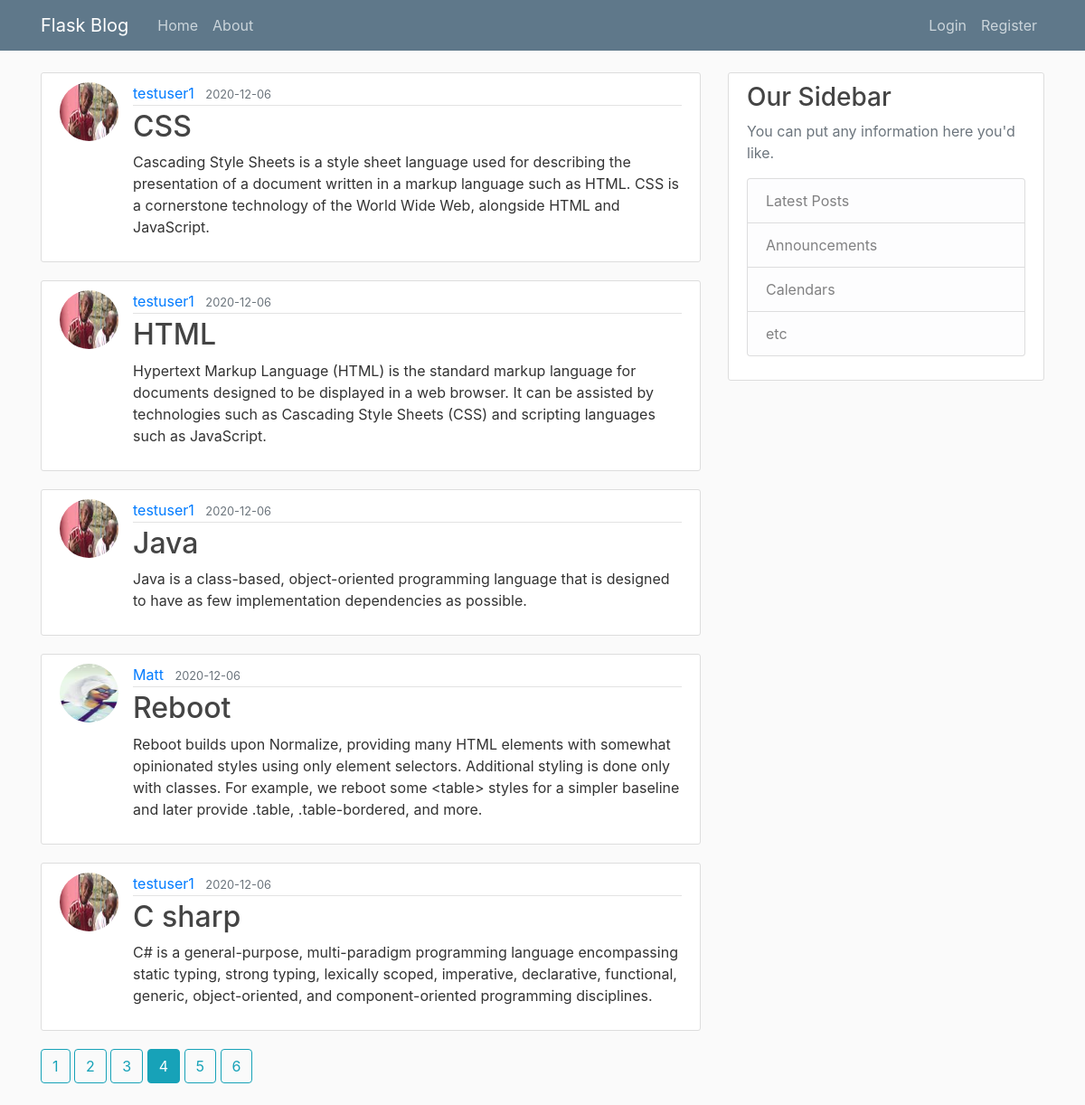
/home?page=4, run on the app's committed database.
### flaskblog/models.py (models this page shows, shortened)
class Post(db.Model):
    id = db.Column(db.Integer, primary_key=True)
    title = db.Column(db.String(100), nullable=False)
    date_posted = db.Column(db.DateTime, nullable=False, default=datetime.utcnow)
    content = db.Column(db.Text, nullable=False)
    user_id = db.Column(db.Integer, db.ForeignKey('user.id'), nullable=False)

class User(db.Model, UserMixin):
    id = db.Column(db.Integer, primary_key=True)
    username = db.Column(db.String(20), unique=True, nullable=False)
    email = db.Column(db.String(120), unique=True, nullable=False)
    image_file = db.Column(db.String(20), nullable=False, default='default.jpg')
    password = db.Column(db.String(60), nullable=False)
    posts = db.relationship('Post', backref='author', lazy=True)

### flaskblog/routes.py (the view)
@app.route("/")
@app.route("/home")
def home():
    page = request.args.get('page', 1, type=int)
    posts = Post.query.order_by(Post.date_posted.desc()).paginate(page=page, per_page=5)
    return render_template('home.html', posts=posts)

### flaskblog/templates/home.html
{% extends 'layout.html' %}
{% block content %}
  {% for post in posts.items %}
    <article class="media content-section">
      <img class ='rounded-circle article-img' src = "{{ url_for('static', filename= 'profile_pics/' +
      post.author.image_file) }}">
	  <div class="media-body">
	    <div class="article-metadata">
	      <a class="mr-2" href=" {{ url_for('user_posts', username=post.author.username) }} ">{{ post.author.username }}</a>
	      <small class="text-muted">{{ post.date_posted.strftime('%Y-%m-%d') }}</small>
	    </div>
	    <h2><a class="article-title" href="{{ url_for('post',  post_id = post.id) }}">{{ post.title }}</a></h2>
	    <p class="article-content">{{ post.content }}</p>
	  </div>
	</article>
  {% endfor %}
  {% for page_num in posts.iter_pages( left_edge =3, right_edge=3, right_current=4, left_current=3) %}
	  {% if page_num %}
		 {% if posts.page == page_num %}
		     <a class="btn btn-info mb-4" href="{{ url_for('home', page=page_num) }}">{{ page_num }}</a>
		 {% else %}
		     <a class="btn btn-outline-info mb-4" href="{{ url_for('home', page=page_num) }}">{{ page_num }}</a>
		 {% endif %}
	  {% else %}
	      ...
	  {% endif %}
  {% endfor %}
{% endblock content%}

### flaskblog/static/main.css (style rules this page uses)
body { background: #fafafa; color: #333333; margin-top: 5rem; }
h1, h2, h3, h4, h5, h6 { color: #444444; }
.content-section { background: #ffffff; padding: 10px 20px; border: 1px solid #dddddd; border-radius: 3px; margin-bottom: 20px; }
.article-title { color: #444444; }
.article-content { white-space: pre-line; }
.article-img { height: 65px; width: 65px; margin-right: 16px; }
.article-metadata { padding-bottom: 1px; margin-bottom: 4px; border-bottom: 1px solid #e3e3e3 }

### data on the page
Post: image_file (picture), author.username "testuser1", date_posted "2020-12-06", title "CSS", content "Cascading Style Sheets is a style sheet language used for describing the presentation of a document written in a markup language such as HTML. CSS is a cornerstone technology of the World Wide Web, alongside HTML and JavaScript."
Post: image_file (picture), author.username "testuser1", date_posted "2020-12-06", title "HTML", content "Hypertext Markup Language (HTML) is the standard markup language for documents designed to be displayed in a web browser. It can be assisted by technologies such as Cascading Style Sheets (CSS) and scripting languages such as JavaScript."
Post: image_file (picture), author.username "testuser1", date_posted "2020-12-06", title "Java", content "Java is a class-based, object-oriented programming language that is designed to have as few implementation dependencies as possible."
Post: image_file (picture), author.username "Matt", date_posted "2020-12-06", title "Reboot", content "Reboot builds upon Normalize, providing many HTML elements with somewhat opinionated styles using only element selectors. Additional styling is done only with classes. For example, we reboot some <table> styles for a simpler baseline and later provide .table, .table-bordered, and more."
Post: image_file (picture), author.username "testuser1", date_posted "2020-12-06", title "C sharp", content "C# is a general-purpose, multi-paradigm programming language encompassing static typing, strong typing, lexically scoped, imperative, declarative, functional, generic, object-oriented, and component-oriented programming disciplines."

### other printed values
{{ page_num }} "1" "2" "3" "5" "6"
{{ page_num }} "4"
